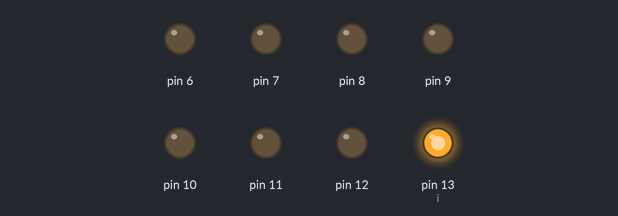
This sketch was run on a simulated Arduino Uno, built with avr-gcc and run on an emulated ATmega328P. Parts: output pins drawn as LEDs (lit = HIGH).

Above: at 0.12 s.
At 0.62 s:
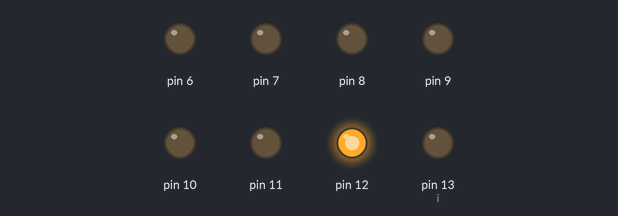
At 1.12 s:
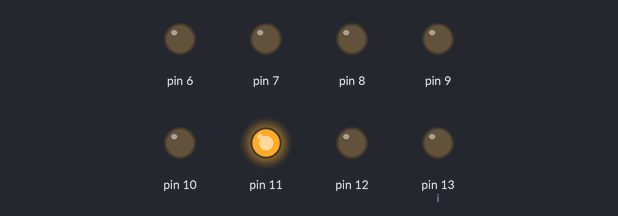
At 2.62 s:
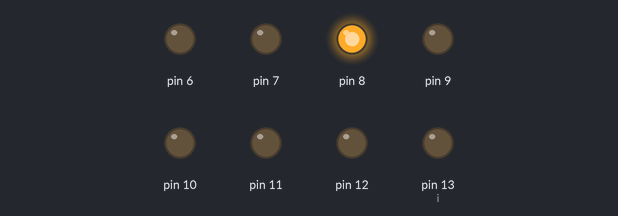
At 3.62 s:
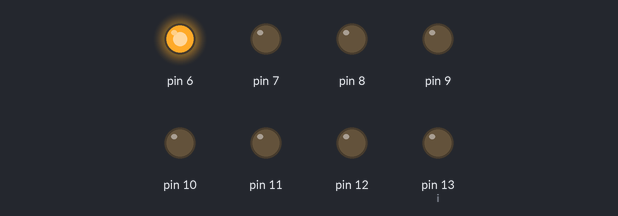
At 4.87 s:
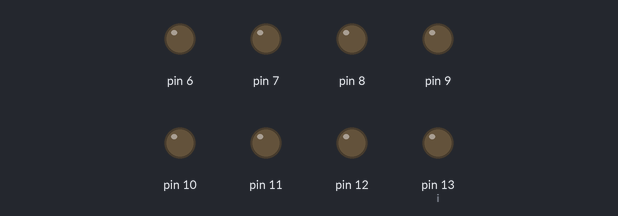
Timing chart, 0 to 5.2 s (numbered marks = the images above):
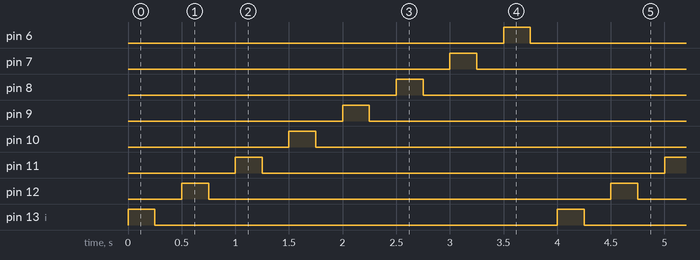

The sketch:

A01_Led_80e_Loop_While.ino
```cpp
int d = 250;
int i;

void setup()
{
  Serial.begin(9600);
  i = 13;

  while(i>5)
  {
    pinMode(i,OUTPUT);
    i = i - 1;
  }
  i = 13;
}

void loop()
{
  while( i>5)
  {
    digitalWrite(i,HIGH);
    delay(d);

    digitalWrite(i,LOW);
    delay(d);
    i--;
  }

  i=13;
}
```

Measured:
- by itself, pin 6–12, pin 13 (i): alternates HIGH for 0.25 s and LOW for 3.8 s
- by itself, everything shown: repeats every 4.0 s, in 16 steps
